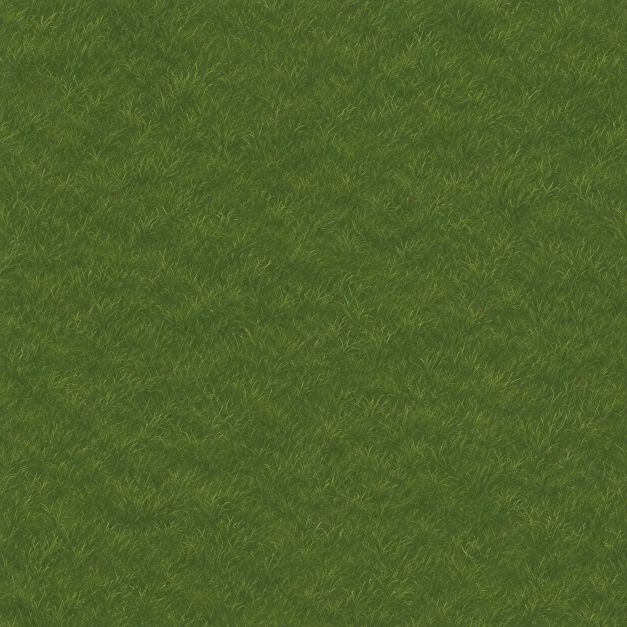
#> input picture voxel/assets/terrain-concepts/v2/grass-source.png, 1254 x 1254 px (shown at 1/2 size)
$ python bake-village-grass-tile.py
#> lines starting #> are read from the running program, lines starting #| are printed output that depends on the picture
#!/usr/bin/env python3
"""Technically resize/encode the generated fine grass tile; no painting."""
from pathlib import Path
from PIL import Image
ROOT = Path(__file__).resolve().parents[1]
source = ROOT / 'assets/terrain-concepts/v2/grass-source.png'
out = ROOT / 'assets/terrain/grass-tile.webp'
texture = Image.open(source).convert('RGB').resize((512, 512), Image.Resampling.LANCZOS)
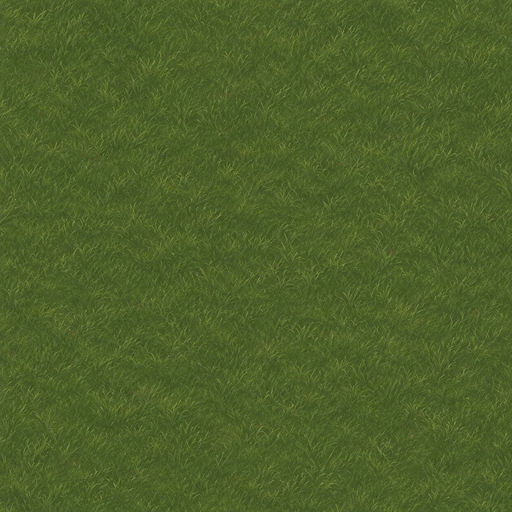
#> texture: PIL image 512x512 RGB; mean R, G, B 77.5, 97.3, 41.6
texture.save(out, quality=94, method=6)
tile = Image.open(out).convert('RGB')
proof = Image.new('RGB', (1024, 1024))
#> proof: PIL image 1024x1024 RGB; every value is 0
for x in (0, 512):
    for y in (0, 512):
        proof.paste(tile, (x, y))
proof.save(ROOT / 'assets/terrain-concepts/v2/grass-repeat-proof.jpg', quality=94, subsampling=0)
print(f'Encoded fine grass tile: {out.stat().st_size:,} bytes')
